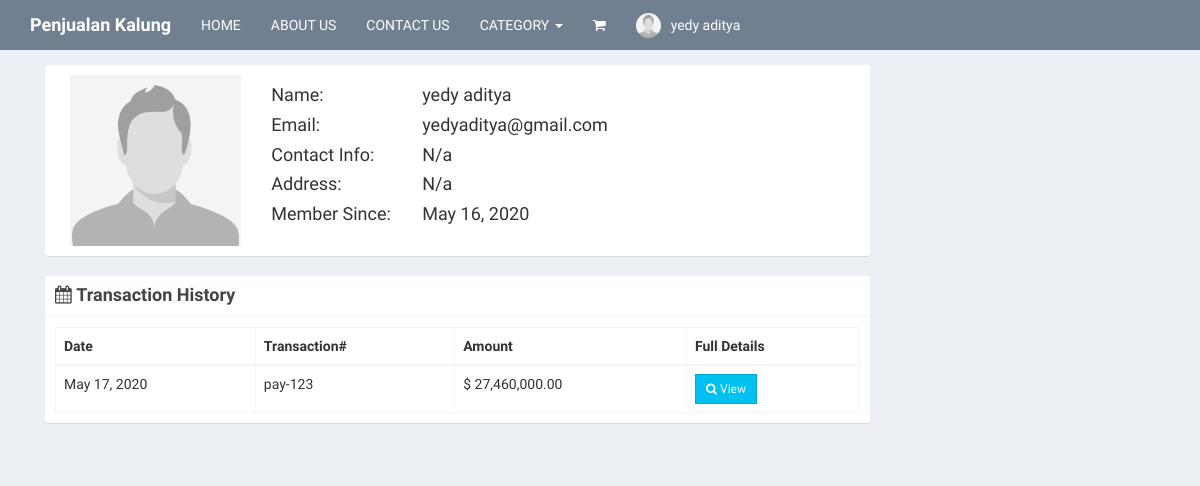
Page /profile.php (signed in) on the committed database.
### tables this page shows
CREATE TABLE `users` (
  `id` int(11) NOT NULL,
  `email` varchar(200) NOT NULL,
  `password` varchar(60) NOT NULL,
  `type` int(1) NOT NULL,
  `address` text DEFAULT NULL,
  `contact_info` varchar(100) DEFAULT NULL,
  `image` varchar(200) DEFAULT NULL,
  `status` int(1) DEFAULT NULL,
  `created_on` date NOT NULL,
  `firstname` varchar(50) NOT NULL,
  `lastname` varchar(50) NOT NULL,
  `activate_code` varchar(15) DEFAULT NULL
);

CREATE TABLE `sales` (
  `id` int(11) NOT NULL,
  `user_id` int(11) NOT NULL,
  `pay_id` varchar(50) NOT NULL,
  `sales_date` date NOT NULL
);

### includes/session.php (called while the page is built, shortened)
<?php
    include 'includes/conn.php';
    if (isset($_SESSION['user'])) {
        $conn = $pdo->open();
        try {
            $stmt = $conn->prepare("SELECT * FROM users WHERE id=:id");
            $stmt->execute(['id' => $_SESSION['user']]);
            $user = $stmt->fetch();
        }
        catch(PDOException $e) {
            echo "There is some problem in connection: " . $e->getMessage();
        }
    }
?>

### profile.php (the view, shortened to what this page needs)
<?php include 'includes/session.php'; ?>
<?php include 'includes/header.php'; ?>
<body class="hold-transition skin-blue layout-top-nav">
<div class="wrapper">
	<?php include 'includes/navbar.php'; ?>
	  <div class="content-wrapper">
	    <div class="container">
	      <section class="content">
	        <div class="row">
	        	<div class="col-sm-9">
	        		<div class="box box-solid">
	        			<div class="box-body">
	        				<div class="col-sm-3">
	        					<img src="<?php echo (!empty($user['photo'])) ? 'images/'.$user['photo'] : 'images/profile.jpg'; ?>" width="100%">
	        				</div>
	        				<div class="col-sm-9">
	        					<div class="row">
	        						<div class="col-sm-3">
	        							<h4>Name:</h4>
	        							<h4>Email:</h4>
	        							<h4>Contact Info:</h4>
	        							<h4>Address:</h4>
	        							<h4>Member Since:</h4>
	        						</div>
	        						<div class="col-sm-9">
	        							<h4><?php echo $user['firstname'].' '.$user['lastname']; ?>
	        							</h4>
	        							<h4><?php echo $user['email']; ?></h4>
	        							<h4><?php echo (!empty($user['contact_info'])) ? $user['contact_info'] : 'N/a'; ?></h4>
	        							<h4><?php echo (!empty($user['address'])) ? $user['address'] : 'N/a'; ?></h4>
	        							<h4><?php echo date('M d, Y', strtotime($user['created_on'])); ?></h4>
	        						</div>
	        					</div>
	        				</div>
	        			</div>
	        		</div>
	        		<div class="box box-solid">
	        			<div class="box-header with-border">
	        				<h4 class="box-title"><i class="fa fa-calendar"></i> <b>Transaction History</b></h4>
	        			</div>
	        			<div class="box-body">
	        				<table class="table table-bordered" id="example1">
	        					<thead>
	        						<th>Date</th>
	        						<th>Transaction#</th>
	        						<th>Amount</th>
	        						<th>Full Details</th>
	        					</thead>
	        					<tbody>
	        					<?php
	        						$conn = $pdo->open();
	        						try{
	        							$stmt = $conn->prepare("SELECT * FROM sales WHERE user_id=:user_id ORDER BY sales_date DESC");
	        							$stmt->execute(['user_id'=>$user['id']]);
	        							foreach($stmt as $row){
	        								$stmt2 = $conn->prepare("SELECT * FROM details LEFT JOIN products ON products.id=details.product_id WHERE sales_id=:id");
	        								$stmt2->execute(['id'=>$row['id']]);
	        								$total = 0;
	        								foreach($stmt2 as $row2){
	        									$subtotal = $row2['price']*$row2['quantity'];
	        									$total += $subtotal;
	        								}
	        								echo "
	        									<tr>
	        										<td class='hidden'></td>
	        										<td>".date('M d, Y', strtotime($row['sales_date']))."</td>
	        										<td>".$row['pay_id']."</td>
	        										<td>&#36; ".number_format($total, 2)."</td>
	        										<td><button class='btn btn-sm btn-flat btn-info transact' data-id='".$row['id']."'><i class='fa fa-search'></i> View</button></td>
	        									</tr>
	        								";
	        							}
	        						}
        							catch(PDOException $e){
										echo "There is some problem in connection: " . $e->getMessage();
									}
	        					?>
	        					</tbody>
	        				</table>
	        			</div>
	        		</div>
	        	</div>
	        	<div class="col-sm-3">
	        	</div>
	        </div>
	      </section>
	    </div>
	  </div>
</div>
</body>
</html>

### includes/navbar.php (shortened to what this page needs)
<header class="main-header">
    <nav class="navbar navbar-static-top">
        <div class="container">
        <div class="navbar-header">
            <a href="index.php" class="navbar-brand"><b>Penjualan Kalung</b></a>
        </div>
        <div class="collapse navbar-collapse pull-left" id="navbar-collapse">
            <ul class="nav navbar-nav">
                <li><a href="index.php">HOME</a></li>
                <li><a href="">ABOUT US</a></li>
                <li><a href="">CONTACT US</a></li>
                <li class="dropdown">
                    <a href="#" class="dropdown-toggle" data-toggle="dropdown">CATEGORY <span class="caret"></span></a>
                </li>
            </ul>
            <div class="navbar-custom-menu">
                <ul class="nav navbar-nav">
                    <li class="dropdown messages-menu">
                        <a href="#" class="dropdown-toggle" data-toggle="dropdown">
                        <i class="fa fa-shopping-cart"></i>
                        </a>
                    </li>
                    <?php
                        if(isset($_SESSION['user'])) {
                            $image = (!empty($user['photo']) ? 'images/'.$user['photo'] : 'images/profile.jpg');
                            echo '
                                <li class="dropdown user user-menu">
                                    <a href="#" class="dropdown-toggle" data-toggle="dropdown">
                                    <img src="'.$image.'" class="user-image" alt="User Image">
                                    <span class="hidden-xs">'.$user['firstname'].' '.$user['lastname'].'</span>
                                    </a>
                                    <ul class="dropdown-menu">
                                    <li class="user-header">
                                        <img src="'.$image.'" class="img-circle" alt="User Image">
                                        <p>
                                        '.$user['firstname'].' '.$user['lastname'].'
                                        <small>Member since '.date('M. Y', strtotime($user['created_on'])).'</small>
                                        </p>
                                    </li>
                                    <li class="user-footer">
                                        <div class="pull-left">
                                        <a href="profile.php" class="btn btn-default btn-flat">Profile</a>
                                        </div>
                                        <div class="pull-right">
                                        <a href="logout.php" class="btn btn-default btn-flat">Log out</a>
                                        </div>
                                    </li>
                                    </ul>
                                </li>
                            ';
                        }
                        else{
                            echo "
                                <li><a href='login.php'>LOGIN</a></li>
                                <li><a href='register.php'>SIGNUP</a></li>
                            ";
                        }
                    ?>
                </ul>
            </div>
        </div>
    </nav>
</header>

### rows in the picture
users: firstname "yedy", lastname "aditya", email "yedyaditya@gmail.com", created_on "May 16, 2020"
sales: sales_date "May 17, 2020", pay "pay-123", total "27,460,000.00"
